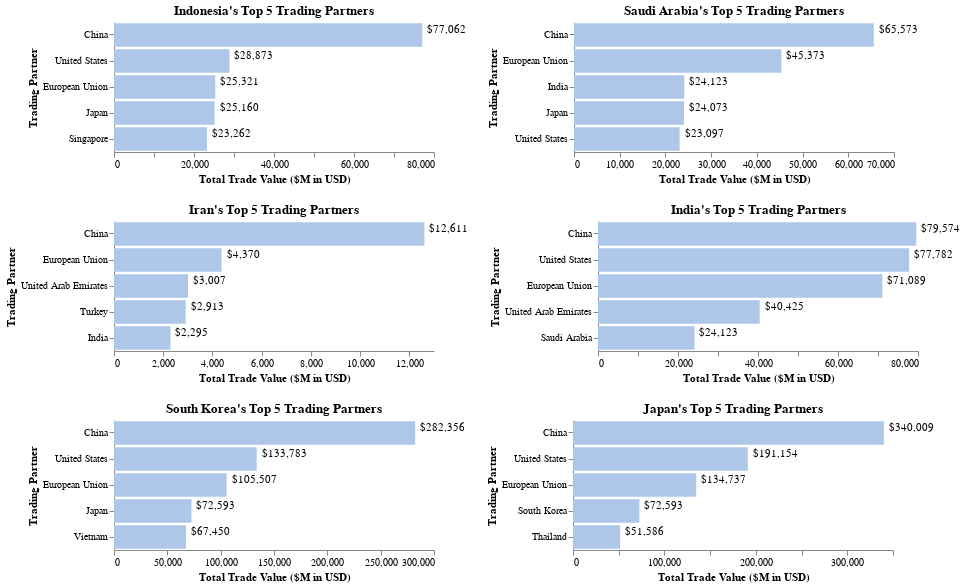

The cell this chart's notebook holds for it:
### Markdown cell above
## Hypothesis 2:

China dominates trade with the Middle East, South Asia, Southeast Asia, and Asia Pacific nations.  China has done so for the past 6 years with, although, moving the slider, below will show that the European Union was the top trading partner of Saudi Arabia and India for a few of the years prior to 2016.

### Code cell
indo = my_altair.get_altaire_bar_top5_partners_for_matrix("Indonesia")
indo
saudi = my_altair.get_altaire_bar_top5_partners_for_matrix("Saudi Arabia")
saudi
iran = my_altair.get_altaire_bar_top5_partners_for_matrix("Iran")
iran
sk = my_altair.get_altaire_bar_top5_partners_for_matrix("South Korea")
sk
jap = my_altair.get_altaire_bar_top5_partners_for_matrix("Japan")
india = my_altair.get_altaire_bar_top5_partners_for_matrix("India")

row_1 = (indo | saudi )
row_2  = (iran | india )
row_3  = (sk | jap )
my_chart = (row_1 & row_2 & row_3).configure_axis(
            grid=False
        ).configure_view(
            strokeWidth=0
        )

my_chart
#indo.properties(width=700,height=200)
